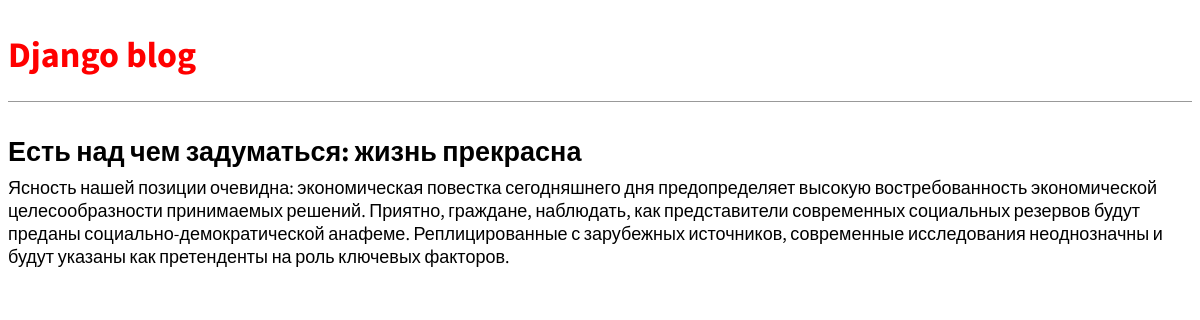
Screenshot of /post/3/ with the database file from the repository.
### blog/models.py (models this page shows, shortened)
class Post(models.Model):
    title = models.CharField(max_length=200)
    author = models.ForeignKey(
        'auth.User',
        on_delete=models.CASCADE,
    )
    body = models.TextField()

### blog/views.py (the view)
# urls.py: path('post/<int:pk>/', views.BlogDetailView.as_view(), name='post_detail'),
class BlogDetailView(DetailView):
    model = Post
    template_name = 'post_detail.html'
    context_object_name = 'anything_you_want'
    """[summary]
    В этом новом представлении мы определяем модель, которую мы используем, Post и
шаблон, с которым мы хотим ее связать, post_detail.html. По умолчанию DetailView
предоставит контекстный объект, который мы можем использовать в нашем шаблоне,
называемый либо объектом, либо строчным именем нашей модели post. Кроме того,
DetailView ожидает либо первичный ключ, либо slug, переданный ему в качестве
идентификатора. Подробнее об этом вкратце.
    """

### templates/post_detail.html
{% extends 'base.html' %}
{% block content %}
<div class="post-entry">
    <h2>{{ anything_you_want.title }}</h2>
    <p>{{ anything_you_want.body }}</p>
</div>
{% endblock content %}

### static/css/base.css (style rules this page uses)
body { font-family: 'Source Sans Pro', sans-serif; font-size: 18px; }
.post-entry { margin-bottom: 2rem; }
.post-entry h2 { margin: 0.5rem 0; }
.post-entry p { margin: 0; font-weight: 400; }

### rows the page displays
Post: title "Есть над чем задуматься: жизнь прекрасна", body "Ясность нашей позиции очевидна: экономическая повестка сегодняшнего дня предопределяет высокую востребованность экономической целесообразности принимаемых решений. Приятно, граждане, наблюдать, как представители современных социальных резервов будут преданы социально-демократической анафеме. Реплицированные с зарубежных источников, современные исследования неоднозначны и будут указаны как претенденты на роль ключевых факторов."
